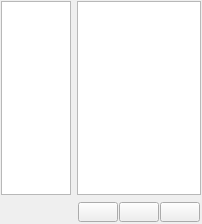
<?xml version="1.0" encoding="UTF-8"?>
<ui version="4.0">
 <class>QTFileWidget</class>
 <widget class="QWidget" name="QTFileWidget">
  <property name="geometry">
   <rect>
    <x>0</x>
    <y>0</y>
    <width>201</width>
    <height>224</height>
   </rect>
  </property>
  <property name="windowTitle">
   <string>QTFileWidget</string>
  </property>
  <layout class="QHBoxLayout" name="horizontalLayout">
   <property name="margin">
    <number>1</number>
   </property>
   <item>
    <layout class="QGridLayout" name="gridLayout">
     <item row="0" column="1">
      <widget class="QListView" name="listView">
       <property name="sizePolicy">
        <sizepolicy hsizetype="Preferred" vsizetype="Preferred">
         <horstretch>0</horstretch>
         <verstretch>0</verstretch>
        </sizepolicy>
       </property>
      </widget>
     </item>
     <item row="0" column="0">
      <widget class="QTreeView" name="treeView"/>
     </item>
     <item row="1" column="1">
      <widget class="QWidget" name="widget" native="true">
       <layout class="QGridLayout" name="gridLayout_3" rowstretch="0" columnstretch="2,2,2">
        <property name="sizeConstraint">
         <enum>QLayout::SetMinimumSize</enum>
        </property>
        <property name="margin">
         <number>1</number>
        </property>
        <property name="spacing">
         <number>1</number>
        </property>
        <item row="0" column="0">
         <widget class="QPushButton" name="openpushButton">
          <property name="maximumSize">
           <size>
            <width>40</width>
            <height>20</height>
           </size>
          </property>
          <property name="text">
           <string/>
          </property>
          <property name="icon">
           <iconset resource="../../applications/TexturePainter/TexturePainter.qrc">
            <normaloff>:/Resources/open127.png</normaloff>:/Resources/open127.png</iconset>
          </property>
         </widget>
        </item>
        <item row="0" column="1">
         <widget class="QPushButton" name="newpushButton">
          <property name="maximumSize">
           <size>
            <width>40</width>
            <height>20</height>
           </size>
          </property>
          <property name="text">
           <string/>
          </property>
          <property name="icon">
           <iconset resource="../../applications/TexturePainter/TexturePainter.qrc">
            <normaloff>:/Resources/document79.png</normaloff>:/Resources/document79.png</iconset>
          </property>
         </widget>
        </item>
        <item row="0" column="2">
         <widget class="QPushButton" name="removepushButton">
          <property name="maximumSize">
           <size>
            <width>40</width>
            <height>20</height>
           </size>
          </property>
          <property name="text">
           <string/>
          </property>
          <property name="icon">
           <iconset resource="../../applications/TexturePainter/TexturePainter.qrc">
            <normaloff>:/Resources/garbage4.png</normaloff>:/Resources/garbage4.png</iconset>
          </property>
         </widget>
        </item>
       </layout>
      </widget>
     </item>
    </layout>
   </item>
  </layout>
 </widget>
 <layoutdefault spacing="6" margin="11"/>
 <resources>
  <include location="../../applications/TexturePainter/TexturePainter.qrc"/>
 </resources>
 <connections>
  <connection>
   <sender>treeView</sender>
   <signal>clicked(QModelIndex)</signal>
   <receiver>QTFileWidget</receiver>
   <slot>treeview_onclick(QModelIndex)</slot>
   <hints>
    <hint type="sourcelabel">
     <x>102</x>
     <y>149</y>
    </hint>
    <hint type="destinationlabel">
     <x>199</x>
     <y>149</y>
    </hint>
   </hints>
  </connection>
  <connection>
   <sender>openpushButton</sender>
   <signal>clicked()</signal>
   <receiver>QTFileWidget</receiver>
   <slot>openFile()</slot>
   <hints>
    <hint type="sourcelabel">
     <x>443</x>
     <y>535</y>
    </hint>
    <hint type="destinationlabel">
     <x>375</x>
     <y>283</y>
    </hint>
   </hints>
  </connection>
  <connection>
   <sender>newpushButton</sender>
   <signal>clicked()</signal>
   <receiver>QTFileWidget</receiver>
   <slot>newFile()</slot>
   <hints>
    <hint type="sourcelabel">
     <x>559</x>
     <y>535</y>
    </hint>
    <hint type="destinationlabel">
     <x>375</x>
     <y>283</y>
    </hint>
   </hints>
  </connection>
  <connection>
   <sender>removepushButton</sender>
   <signal>clicked()</signal>
   <receiver>QTFileWidget</receiver>
   <slot>removeFile()</slot>
   <hints>
    <hint type="sourcelabel">
     <x>676</x>
     <y>535</y>
    </hint>
    <hint type="destinationlabel">
     <x>375</x>
     <y>283</y>
    </hint>
   </hints>
  </connection>
  <connection>
   <sender>listView</sender>
   <signal>clicked(QModelIndex)</signal>
   <receiver>QTFileWidget</receiver>
   <slot>listview_onclick(QModelIndex)</slot>
   <hints>
    <hint type="sourcelabel">
     <x>559</x>
     <y>259</y>
    </hint>
    <hint type="destinationlabel">
     <x>375</x>
     <y>283</y>
    </hint>
   </hints>
  </connection>
 </connections>
 <slots>
  <slot>treeview_onclick(QModelIndex)</slot>
  <slot>openFile()</slot>
  <slot>newFile()</slot>
  <slot>removeFile()</slot>
  <slot>listview_onclick(QModelIndex)</slot>
 </slots>
</ui>
